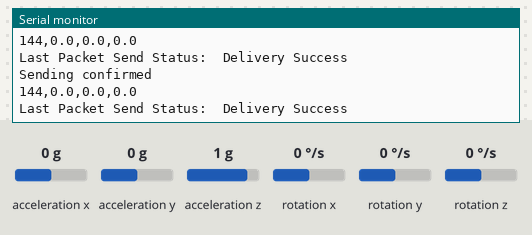
Bench run of a sketch on a simulated ESP32. Shown: the last lines printed to the serial monitor. Wiring (inferred from the names in the program): MPU-6050 motion sensor at I2C address 0x68. The inputs (shaded band) are chosen by the test bench; at power-on: acceleration x 0 g, acceleration y 0 g, acceleration z 1 g, rotation x 0 °/s, rotation y 0 °/s, rotation z 0 °/s.

Above: at 16.8 s.
16.9 s: acceleration x set to -1.4 g
At 17.9 s:
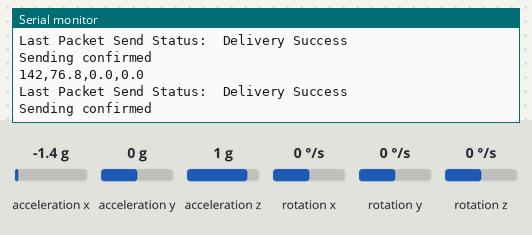
18.4 s: acceleration y set to -1.4 g
At 19.1 s:
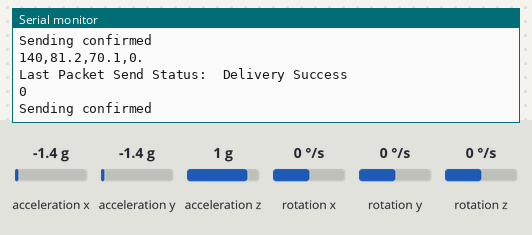
19.9 s: acceleration z set to -1.4 g
Timing chart, 0 to 20.7 s (numbered marks = the images above; inputs shaded):
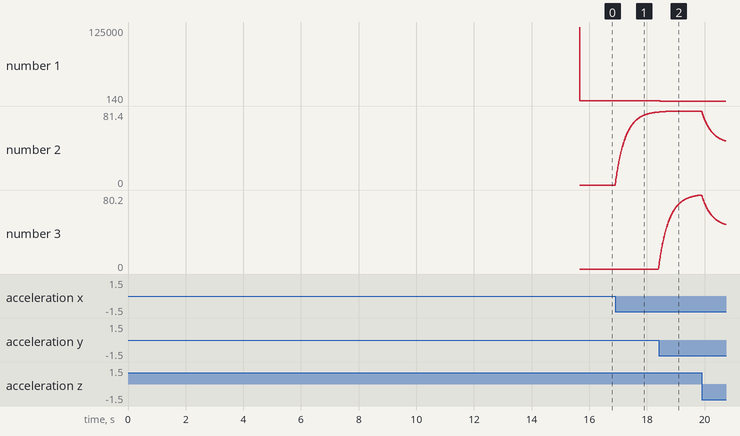

Measured:
- after the input at 16.9 s, the serial monitor: prints a new line at once (image 1)
- plotted number 1: 144 → 142 after the input at 16.9 s
- plotted number 2: 0 → 80.3 after the input at 16.9 s

The sketch:

CompFil_ESPNOW.ino
```cpp
/*
// devkit v1 ariq anggap A 58:BF:25:18:28:9C port 11 kabel biru
// devkit v1 ariq anggap b 58:BF:25:16:F6:F8 port 12 kabel item

  ESP-NOW Demo - Transmit
  esp-now-demo-xmit.ino
  Sends data to Responder

  DroneBot Workshop 2022
  https://dronebotworkshop.com
*/

// Include Libraries
#include <esp_now.h>
#include <WiFi.h>
#include <Wire.h>

// Variables for MPU6050 using Complementary Filter
long loopTimer, loopTimer2;
int temperature;
double accelPitch;
double accelRoll;
long acc_x, acc_y, acc_z;
double accel_x, accel_y, accel_z;
double gyroRoll, gyroPitch, gyroYaw;
int gyro_x, gyro_y, gyro_z;
long gyro_x_cal, gyro_y_cal, gyro_z_cal;
double rotation_x, rotation_y, rotation_z;
double freq, dt;
double tau = 0.98;
double roll = 0;
double pitch = 0;

// Variables for test data
int int_value;
float float_value;
bool bool_value = true;

// MAC Address of responder - edit as required 58:BF:25:16:F6:F8
uint8_t broadcastAddress[] = {0x58, 0xBF, 0x25, 0x16, 0xF6, 0xF8};

// Define a data structure
typedef struct struct_message {
  double a;
  double b;
} struct_message;

// Create a structured object
struct_message myData;

// Peer info
esp_now_peer_info_t peerInfo;

// Callback function called when data is sent
void OnDataSent(const uint8_t *mac_addr, esp_now_send_status_t status) {
  Serial.print("\r\nLast Packet Send Status:\t");
  Serial.println(status == ESP_NOW_SEND_SUCCESS ? "Delivery Success" : "Delivery Fail");
}

// 250 deg/s --> 131.0, 500 deg/s --> 65.5, 1000 deg/s --> 32.8, 2000 deg/s --> 16.4
long scaleFactorGyro = 65.5;

// 2g --> 16384 , 4g --> 8192 , 8g --> 4096, 16g --> 2048
long scaleFactorAccel = 8192;

void setup() {
  Wire.begin();
  // Set up Serial Monitor
  Serial.begin(115200);

  // Set ESP32 as a Wi-Fi Station
  WiFi.mode(WIFI_STA);

  // Initilize ESP-NOW
  if (esp_now_init() != ESP_OK) {
    Serial.println("Error initializing ESP-NOW");
    return;
  }

  // Register the send callback
  esp_now_register_send_cb(OnDataSent);

  // Register peer
  memcpy(peerInfo.peer_addr, broadcastAddress, 6);
  peerInfo.channel = 0;
  peerInfo.encrypt = false;

  // Add peer
  if (esp_now_add_peer(&peerInfo) != ESP_OK){
    Serial.println("Failed to add peer");
    return;
  }

  // Setup the registers of the MPU-6050 and start up
  setup_mpu_6050_registers();

  // Calibration
  Serial.println("Calibrating gyro, place on level surface and do not move.");

  // Take 3000 readings for each coordinate and then find average offset
  for (int cal_int = 0; cal_int < 3000; cal_int ++){
    if(cal_int % 200 == 0)Serial.print(".");
    read_mpu_6050_data();
    gyro_x_cal += gyro_x;
    gyro_y_cal += gyro_y;
    gyro_z_cal += gyro_z;

    delay(3);
  }

  // Average the values
  gyro_x_cal /= 3000;
  gyro_y_cal /= 3000;
  gyro_z_cal /= 3000;

  // Display headers
  Serial.print("\nNote 1: Yaw is not filtered and will drift!\n");
  Serial.print("\nNote 2: Make sure sampling frequency is ~250 Hz\n");
  Serial.print("Sampling Frequency (Hz)\t\t");
  Serial.print("Roll (deg)\t\t");
  Serial.print("Pitch (deg)\t\t");
  Serial.print("Yaw (deg)\t\t\n");
  delay(2000);

  // Reset the loop timer
  loopTimer = micros();
  loopTimer2 = micros();
}

void loop() {

 freq = 1/((micros() - loopTimer2) * 1e-6);
  loopTimer2 = micros();
  dt = 1/freq;

  // Read the raw acc data from MPU-6050
  read_mpu_6050_data();

  // Subtract the offset calibration value
  gyro_x -= gyro_x_cal;
  gyro_y -= gyro_y_cal;
  gyro_z -= gyro_z_cal;

  // Convert to instantaneous degrees per second
  rotation_x = (double)gyro_x / (double)scaleFactorGyro;
  rotation_y = (double)gyro_y / (double)scaleFactorGyro;
  rotation_z = (double)gyro_z / (double)scaleFactorGyro;

  // Convert to g force
  accel_x = (double)acc_x / (double)scaleFactorAccel;
  accel_y = (double)acc_y / (double)scaleFactorAccel;
  accel_z = (double)acc_z / (double)scaleFactorAccel;

  // Complementary filter
  accelPitch = atan2(accel_y, accel_z) * RAD_TO_DEG;
  accelRoll = atan2(accel_x, accel_z) * RAD_TO_DEG;

  pitch = (tau)*(pitch + rotation_x*dt) + (1-tau)*(accelPitch);
  roll = (tau)*(roll - rotation_y*dt) + (1-tau)*(accelRoll);

  gyroPitch += rotation_x*dt;
  gyroRoll -= rotation_y*dt;
  gyroYaw += rotation_z*dt;

  // Data out serial monitor
  Serial.print(freq,0);   Serial.print(",");
  Serial.print(roll,1);   Serial.print(",");
  Serial.print(pitch,1);  Serial.print(",");
  Serial.println(gyroYaw,1);

  // Wait until the loopTimer reaches 4000us (250Hz) before next loop
  while (micros() - loopTimer <= 4000);
  loopTimer = micros();


  // Format structured data
  myData.a = roll;
  myData.b = pitch;

  // Send message via ESP-NOW
  esp_err_t result = esp_now_send(broadcastAddress, (uint8_t *) &myData, sizeof(myData));

  if (result == ESP_OK) {
    Serial.println("Sending confirmed");
  }
  else {
    Serial.println("Sending error");
  }

}

void read_mpu_6050_data() {
  // Subroutine for reading the raw data
  Wire.beginTransmission(0x68);
  Wire.write(0x3B);
  Wire.endTransmission();
  Wire.requestFrom(0x68, 14);

  // Read data --> Temperature falls between acc and gyro registers
  acc_x = Wire.read() << 8 | Wire.read();
  acc_y = Wire.read() << 8 | Wire.read();
  acc_z = Wire.read() << 8 | Wire.read();
  temperature = Wire.read() <<8 | Wire.read();
  gyro_x = Wire.read()<<8 | Wire.read();
  gyro_y = Wire.read()<<8 | Wire.read();
  gyro_z = Wire.read()<<8 | Wire.read();
}


void setup_mpu_6050_registers() {
  //Activate the MPU-6050
  Wire.beginTransmission(0x68);
  Wire.write(0x6B);
  Wire.write(0x00);
  Wire.endTransmission();

  // Configure the accelerometer
  // Wire.write(0x__);
  // Wire.write; 2g --> 0x00, 4g --> 0x08, 8g --> 0x10, 16g --> 0x18
  Wire.beginTransmission(0x68);
  Wire.write(0x1C);
  Wire.write(0x08);
  Wire.endTransmission();

  // Configure the gyro
  // Wire.write(0x__);
  // 250 deg/s --> 0x00, 500 deg/s --> 0x08, 1000 deg/s --> 0x10, 2000 deg/s --> 0x18
  Wire.beginTransmission(0x68);
  Wire.write(0x1B);
  Wire.write(0x08);
  Wire.endTransmission();
}
```
